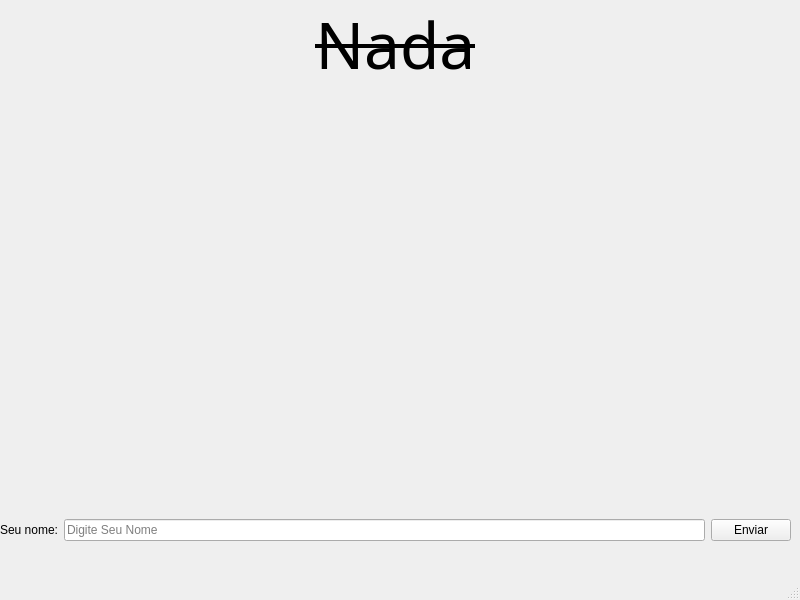
<?xml version="1.0" encoding="UTF-8"?>
<ui version="4.0">
 <class>MainWindow</class>
 <widget class="QMainWindow" name="MainWindow">
  <property name="geometry">
   <rect>
    <x>0</x>
    <y>0</y>
    <width>800</width>
    <height>600</height>
   </rect>
  </property>
  <property name="windowTitle">
   <string>MainWindow</string>
  </property>
  <widget class="QWidget" name="centralwidget">
   <widget class="QWidget" name="gridLayoutWidget">
    <property name="geometry">
     <rect>
      <x>0</x>
      <y>0</y>
      <width>791</width>
      <height>541</height>
     </rect>
    </property>
    <layout class="QGridLayout" name="gridLayout">
     <item row="0" column="0">
      <widget class="QLabel" name="labelResult">
       <property name="font">
        <font>
         <family>Malgun Gothic</family>
         <pointsize>48</pointsize>
         <strikeout>true</strikeout>
        </font>
       </property>
       <property name="text">
        <string>Nada</string>
       </property>
       <property name="alignment">
        <set>Qt::AlignmentFlag::AlignHCenter|Qt::AlignmentFlag::AlignTop</set>
       </property>
      </widget>
     </item>
     <item row="1" column="0">
      <layout class="QGridLayout" name="gridLayout_3">
       <item row="0" column="1">
        <widget class="QLineEdit" name="lineEdit">
         <property name="text">
          <string/>
         </property>
         <property name="placeholderText">
          <string>Digite Seu Nome</string>
         </property>
        </widget>
       </item>
       <item row="0" column="0">
        <widget class="QLabel" name="labelName">
         <property name="text">
          <string>Seu nome:</string>
         </property>
        </widget>
       </item>
       <item row="0" column="2">
        <widget class="QPushButton" name="pushButton">
         <property name="text">
          <string>Enviar</string>
         </property>
        </widget>
       </item>
      </layout>
     </item>
    </layout>
   </widget>
  </widget>
  <widget class="QMenuBar" name="menubar">
   <property name="geometry">
    <rect>
     <x>0</x>
     <y>0</y>
     <width>800</width>
     <height>33</height>
    </rect>
   </property>
  </widget>
  <widget class="QStatusBar" name="statusbar"/>
 </widget>
 <resources/>
 <connections/>
</ui>
